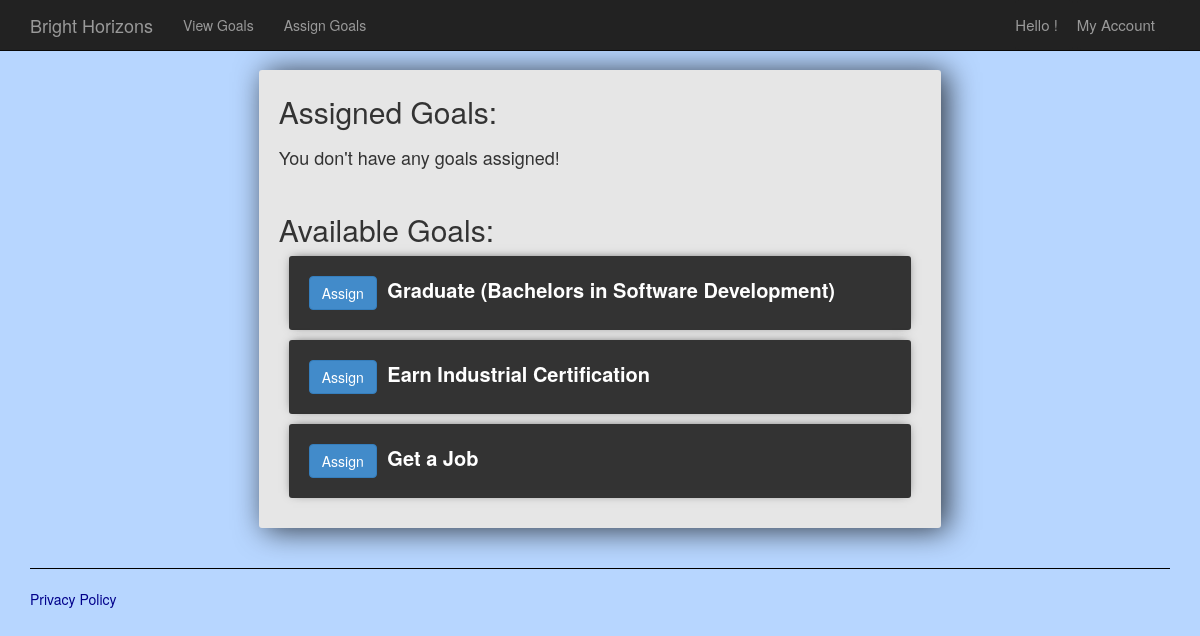
The app's page /assign/ (signed in) with its own data.
### main/models.py (models this page shows, shortened)
class goal(models.Model):
    goal_title = models.TextField()
    points_worth = models.IntegerField(default=100)

### main/views.py (the view, shortened to what this page needs)
# urls.py: path('assign/', assign, name='assign'),
def assign(request):
    if request.user.is_authenticated == False:
        return redirect('home')
    else:
        assignForm = AssignGoalForm()
        removeForm = RemoveGoalForm()
        goals = goal.objects.all()
        userGoals = UserGoal.objects.all().filter(owner=request.user.username)
        newGoals = []
        for aGoal in goals:
            goalNotAssigned = True
            for assignedGoal in userGoals:
                if aGoal.id == assignedGoal.goal_id:
                    goalNotAssigned = False
            if goalNotAssigned == True:
                newGoals.append({"id" : aGoal.id, "goal_title" : aGoal.goal_title})
        context = {'goals':newGoals, 'userGoals':userGoals, 'assignForm':assignForm, 'removeForm':removeForm}
        return render( request, 'assign.html', context)

### main/forms.py
class AssignGoalForm(forms.ModelForm):
    class Meta:
        exclude = ('goal', 'start_date', 'goal_complete', 'owner',)
        model = UserGoal
        fields = []

class RemoveGoalForm(forms.ModelForm):
    class Meta:
        exclude = ('goal', 'start_date', 'goal_complete', 'owner',)
        model = UserGoal
        fields = []

### templates/assign.html (shortened to what this page needs)
{% extends "layout.html" %}
{% block content %}
<div class="row">
    <div class="col-md-7 center-column">
        <h2>Assigned Goals:</h2>
        {% if not userGoals %}
            <h4>You don't have any goals assigned!</h4>
        {% endif %}
        <br>
        <h2>Available Goals:</h2>
        {% if not goals %}
            <h4>There are no more goals available!</h4>
        {% else %}
        {% for goal in goals %}
        <div class="item-row">
            <form action = "" method="POST">
                <input type="submit" value="Assign" name="assign" class="btn btn-primary" /><b> {{goal.goal_title}}</b>
            </form>
        </div>
        {% endfor %}
        {% endif %}
    </div>
</div>
{% endblock %}

### static/app/content/site.css (style rules this page uses)
body { background-color: #B7D6FF; padding-top: 50px; padding-bottom: 20px; }
input, select, textarea { max-width: 280px; }
h4 { padding: 10px 0px; }
b { padding-left: 5px; }
.center-column { float: none; margin: 20px auto; padding: 20px; background-color: #E6E6E6; border-radius: 3px; box-shadow: 6px 2px 30px 0px rgba(0,0,0,0.75); }
.item-row { background-color: #333333; margin: 10px; padding: 20px; border-radius: 3px; color: #fff; font-size: 20px; box-shadow: 0px -1px 10px -4px rgba(0,0,0,0.75); }
h2 { margin-top: 5px; }

### records on screen
goal: goal_title "Graduate (Bachelors in Software Development)"
goal: goal_title "Earn Industrial Certification"
goal: goal_title "Get a Job"
